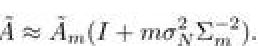
#> input picture crops/10_105.tar_1507.02264.gz_DMDNoiseArXivPlain_v3_6_ori__list.png, 129 x 23 px (shown 2 times larger); its folder holds 6 pictures in this run
$ jupyter execute --allow-errors 3_character_recognition.ipynb
#> lines starting #> are read from the running program, lines starting #| are printed output that depends on the picture; after the words box and inside, x2 and y2 are one past the last pixel; in counts of white or black regions, pixels touching at a corner belong together
#> further down, image is the input picture: shape (23, 129); min 7, max 255, mean 236.5
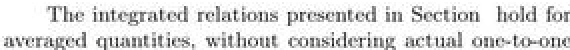
#> input picture crops/9_10.tar_1601.04660.gz_civ_15_ori__paragraph.png, 285 x 25 px, found by its file name (shown 2 times larger)
#> further down, img is the input picture: shape (25, 285); min 23, max 255, mean 222.9
#> `ret, img = cv2.threshold(img, 190, 255, cv2.THRESH_BINARY)`:
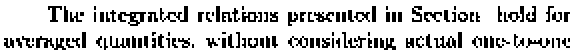
#> img: shape (25, 285, 3) (shown 2 times larger); 80.2% white; black in thin lines or dots, all inside (x1, y1, x2, y2) = (2, 3, 285, 25)
[cell 1]
import cv2
from pytesseract import pytesseract
import numpy as np
import matplotlib.image as mpimg
import os
import glob, random
import matplotlib.pyplot as plt

home_directory = os.getcwd()


## CÓMO MEJORAR LOS OUTPUTS DE TESSERACT:
# https://tesseract-ocr.github.io/tessdoc/ImproveQuality.html

[cell 2]
## En caso de tener que pasar el pdf a png:

'''

()

'''

[cell 3]
## Cogemos un crop random para hacer el OCR

'''
Lo ideal sería almacenar este texto en archivos json que se organicen en DynamoDB de AWS,
con campos que se hayan inferido del recuadro de la anotación, la clasificación del documento,
y el tipo de información contenida en el propio texto
'''

file_path_type = [home_directory+"/crops/*.png"]
#> (the rest of this cell did not finish here and is left out)

[cell 4]
## Intentemos mejorar la lectura de los caracteres
## aplicando filtros a las imágenes

lista_a_mejorar = ['/home/rcruz/PycharmProjects/ocr/crops/9_10.tar_1601.04660.gz_civ_15_ori__paragraph.png',
                   '/home/rcruz/PycharmProjects/ocr/crops/6_101.tar_1408.2391.gz_BridgingCollapse3_6_ori__paragraph.png'
                   ]

#> (the rest of this cell did not finish here and is left out)
